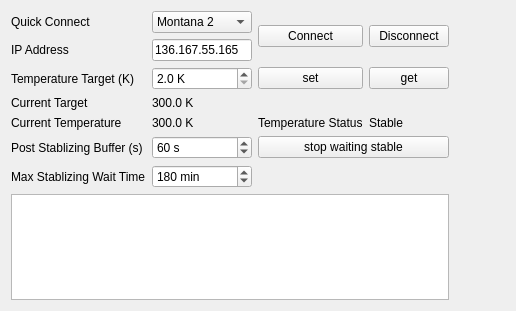
<?xml version="1.0" encoding="UTF-8"?>
<ui version="4.0">
 <class>Form</class>
 <widget class="QWidget" name="Form">
  <property name="geometry">
   <rect>
    <x>0</x>
    <y>0</y>
    <width>516</width>
    <height>311</height>
   </rect>
  </property>
  <property name="windowTitle">
   <string>Form</string>
  </property>
  <layout class="QVBoxLayout" name="verticalLayout">
   <item>
    <layout class="QGridLayout" name="gridLayout">
     <item row="2" column="2">
      <widget class="QPushButton" name="setTemperature_pushButton">
       <property name="text">
        <string>set</string>
       </property>
      </widget>
     </item>
     <item row="1" column="0">
      <widget class="QLabel" name="label_2">
       <property name="text">
        <string>IP Address</string>
       </property>
      </widget>
     </item>
     <item row="0" column="0">
      <widget class="QLabel" name="label_4">
       <property name="text">
        <string>Quick Connect</string>
       </property>
      </widget>
     </item>
     <item row="0" column="1">
      <widget class="QComboBox" name="quickConnect_comboBox">
       <property name="currentIndex">
        <number>1</number>
       </property>
       <item>
        <property name="text">
         <string>Montana 1</string>
        </property>
       </item>
       <item>
        <property name="text">
         <string>Montana 2</string>
        </property>
       </item>
       <item>
        <property name="text">
         <string>Other</string>
        </property>
       </item>
      </widget>
     </item>
     <item row="0" column="3" rowspan="2">
      <widget class="QPushButton" name="disconnect_pushButton">
       <property name="text">
        <string>Disconnect</string>
       </property>
      </widget>
     </item>
     <item row="1" column="1">
      <widget class="QLineEdit" name="ipaddress_lineEdit">
       <property name="minimumSize">
        <size>
         <width>100</width>
         <height>0</height>
        </size>
       </property>
       <property name="maximumSize">
        <size>
         <width>100</width>
         <height>16777215</height>
        </size>
       </property>
       <property name="text">
        <string>136.167.55.165</string>
       </property>
      </widget>
     </item>
     <item row="0" column="2" rowspan="2">
      <widget class="QPushButton" name="connect_pushButton">
       <property name="text">
        <string>Connect</string>
       </property>
      </widget>
     </item>
     <item row="7" column="0" colspan="4">
      <widget class="QTextEdit" name="logStatus_textEdit"/>
     </item>
     <item row="4" column="2">
      <widget class="QLabel" name="label_6">
       <property name="text">
        <string>Temperature Status</string>
       </property>
      </widget>
     </item>
     <item row="4" column="0">
      <widget class="QLabel" name="label_5">
       <property name="text">
        <string>Current Temperature</string>
       </property>
      </widget>
     </item>
     <item row="4" column="1">
      <widget class="QLabel" name="currentTemperature_label">
       <property name="text">
        <string>300.0 K</string>
       </property>
      </widget>
     </item>
     <item row="4" column="3">
      <widget class="QLabel" name="temperatureStatus_label">
       <property name="text">
        <string>Stable</string>
       </property>
      </widget>
     </item>
     <item row="5" column="1">
      <widget class="QSpinBox" name="bufferTime_spinBox">
       <property name="suffix">
        <string> s</string>
       </property>
       <property name="maximum">
        <number>10000</number>
       </property>
       <property name="value">
        <number>60</number>
       </property>
      </widget>
     </item>
     <item row="5" column="0">
      <widget class="QLabel" name="label_3">
       <property name="text">
        <string>Post Stablizing Buffer (s)</string>
       </property>
      </widget>
     </item>
     <item row="2" column="0">
      <widget class="QLabel" name="label">
       <property name="text">
        <string>Temperature Target (K)</string>
       </property>
      </widget>
     </item>
     <item row="2" column="1">
      <widget class="QDoubleSpinBox" name="targetTemp_doubleSpinBox">
       <property name="prefix">
        <string/>
       </property>
       <property name="suffix">
        <string> K</string>
       </property>
       <property name="decimals">
        <number>1</number>
       </property>
       <property name="minimum">
        <double>2.000000000000000</double>
       </property>
       <property name="maximum">
        <double>350.000000000000000</double>
       </property>
      </widget>
     </item>
     <item row="3" column="0">
      <widget class="QLabel" name="label_7">
       <property name="text">
        <string>Current Target</string>
       </property>
      </widget>
     </item>
     <item row="2" column="5">
      <spacer name="horizontalSpacer">
       <property name="orientation">
        <enum>Qt::Horizontal</enum>
       </property>
       <property name="sizeHint" stdset="0">
        <size>
         <width>40</width>
         <height>20</height>
        </size>
       </property>
      </spacer>
     </item>
     <item row="2" column="3">
      <widget class="QPushButton" name="getTemperature_pushButton">
       <property name="text">
        <string>get</string>
       </property>
      </widget>
     </item>
     <item row="7" column="5">
      <spacer name="verticalSpacer">
       <property name="orientation">
        <enum>Qt::Vertical</enum>
       </property>
       <property name="sizeHint" stdset="0">
        <size>
         <width>20</width>
         <height>40</height>
        </size>
       </property>
      </spacer>
     </item>
     <item row="3" column="1">
      <widget class="QLabel" name="targetTemperature_label">
       <property name="text">
        <string>300.0 K</string>
       </property>
      </widget>
     </item>
     <item row="6" column="0">
      <widget class="QLabel" name="label_8">
       <property name="text">
        <string>Max Stablizing Wait Time</string>
       </property>
      </widget>
     </item>
     <item row="6" column="1">
      <widget class="QSpinBox" name="maxStablizingWait_spinBox">
       <property name="suffix">
        <string> min</string>
       </property>
       <property name="maximum">
        <number>600</number>
       </property>
       <property name="value">
        <number>180</number>
       </property>
      </widget>
     </item>
     <item row="5" column="2" colspan="2">
      <widget class="QPushButton" name="stopwaiting_pushButton">
       <property name="text">
        <string>stop waiting stable</string>
       </property>
      </widget>
     </item>
    </layout>
   </item>
  </layout>
 </widget>
 <resources/>
 <connections/>
</ui>
